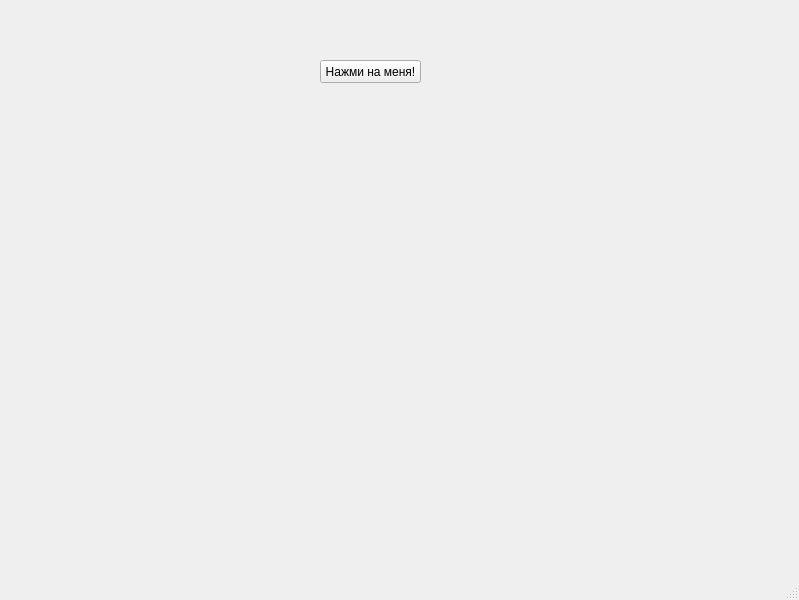
<?xml version="1.0" encoding="UTF-8"?>
<ui version="4.0">
 <class>MainWindow</class>
 <widget class="QMainWindow" name="MainWindow">
  <property name="geometry">
   <rect>
    <x>0</x>
    <y>0</y>
    <width>799</width>
    <height>600</height>
   </rect>
  </property>
  <property name="windowTitle">
   <string>MainWindow</string>
  </property>
  <widget class="QWidget" name="centralwidget">
   <widget class="QPushButton" name="pushButton">
    <property name="geometry">
     <rect>
      <x>320</x>
      <y>60</y>
      <width>101</width>
      <height>23</height>
     </rect>
    </property>
    <property name="text">
     <string>Нажми на меня!</string>
    </property>
   </widget>
  </widget>
  <widget class="QMenuBar" name="menubar">
   <property name="geometry">
    <rect>
     <x>0</x>
     <y>0</y>
     <width>799</width>
     <height>21</height>
    </rect>
   </property>
  </widget>
  <widget class="QStatusBar" name="statusbar"/>
 </widget>
 <resources/>
 <connections/>
</ui>
